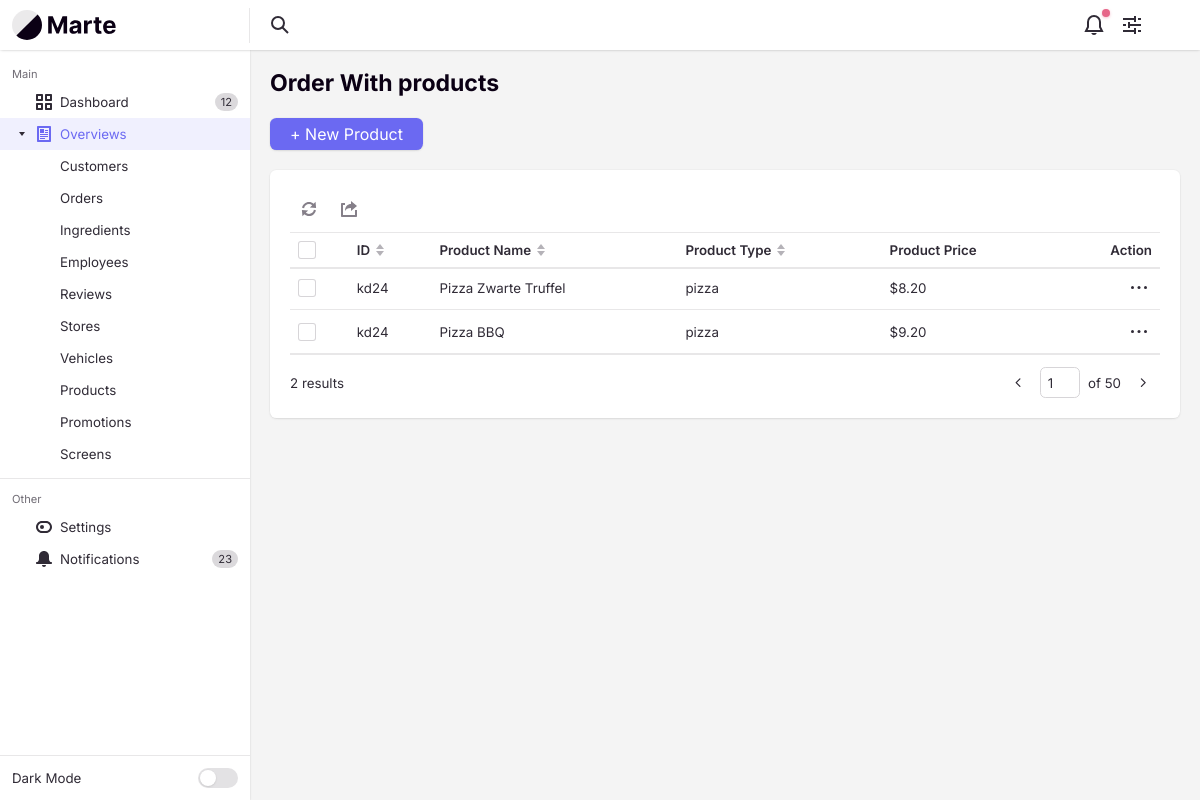
The page /ordercontroller/orderHasProducts/kd24 on the database its author committed.
### tables this page shows
CREATE TABLE `orderhasproducts` (
  `orderId` varchar(4) NOT NULL,
  `productId` varchar(4) NOT NULL,
  `productPrice` decimal(6,2) NOT NULL
);

CREATE TABLE `products` (
  `productId` varchar(4) NOT NULL,
  `productOwner` varchar(4) NOT NULL,
  `productName` varchar(255) NOT NULL,
  `productPrice` decimal(6,2) NOT NULL,
  `productType` enum('pizza','drink','coupon','snack','custompizza') NOT NULL,
  `productPath` varchar(255) NOT NULL,
  `productIsActive` tinyint(1) NOT NULL DEFAULT 1,
  `productCreateDate` int(10) NOT NULL,
  `productDescription` text DEFAULT NULL
);

### app/controllers/OrderController.php (called while the page is built, shortened)
<?php
class OrderController extends Controller
{
    private $orderModel;
    public function __construct()
    {
        $this->orderModel = $this->model('OrderModel');
    }
    public function orderHasProducts($orderId)
    {
        $products = $this->orderModel->getProductByOrder($orderId);
        $countProducts = count($this->orderModel->getProductByOrder($orderId));
        $data = [
            'products' => $products,
            'countProducts' => $countProducts
        ];
        $this->view('backend/order/orderhasproducts', $data);
    }
}

### app/libraries/Core.php (called while the page is built, shortened)
<?php
class Core
{
    protected $currentMethod = 'index';
    public function __construct()
    {
        $url = $this->getUrl();
        $this->currentController = new $this->currentController();
        if (isset($url[1])) {
            if (method_exists($this->currentController, $url[1])) {
                $this->currentMethod = $url[1];
            } else if (!empty($url[1])) {
                require APPROOT . '/views/includes/404.php';
                exit;
            }
        }
        $this->params = $url ? [$url[2]] : [];
        call_user_func_array([$this->currentController, $this->currentMethod], $this->params);
    }
    public function getUrl()
    {
        $incoming = $_SERVER['REQUEST_URI'];
        $incoming = str_replace("/pizzapalacebackend/", "", $incoming);
        if (!empty($incoming) && substr($incoming, -1) !== '/') {
            $incoming .= '/';
        }
        $incoming = trim($incoming, "/");
        $url = filter_var($incoming, FILTER_SANITIZE_URL);
        $url = explode('/', $url);
        $urlController = $url[0];
        $urlAction = "";
        if (array_key_exists(1, $url)) {
            $urlAction = explode('?', $url[1])[0];
        }
        $urlSlug = $url;
        if (array_key_exists(2, $url)) {
            $urlSlug = $url[2];
        }
        $output = [$urlController, $urlAction, $urlSlug];
        return $output;
    }
}

### app/require.php (called while the page is built, shortened)
<?php
  require_once 'libraries/Core.php';
  require_once 'libraries/Controller.php';
  require_once 'libraries/Database.php';
  $init = new Core();

### public/index.php (called while the page is built)
<?php
  require_once '../app/require.php';
?>

### app/libraries/Database.php (called while the page is built, shortened)
<?php
  class Database {
    private $dbHost = DB_HOST;
    private $dbUser = DB_USER;
    private $dbPass = DB_PASS;
    private $dbName = DB_NAME;
    private $statement;
    private $dbHandler;
    public function __construct()
    {
      $conn = 'mysql:host=' . $this->dbHost . ";dbname=" . $this->dbName;
      $options = array(
        PDO::ATTR_PERSISTENT => true,
        PDO::ATTR_ERRMODE => PDO::ERRMODE_EXCEPTION,
        PDO::ATTR_EMULATE_PREPARES => false
      );
      try
      {
        $this->dbHandler = new PDO($conn, $this->dbUser, $this->dbPass, $options);
      }
      catch(PDOException $e) {
        $this->error = $e->getMessage();
        echo $this->error;
      }
    }
    public function query($sql) {
      $this->statement = $this->dbHandler->prepare($sql);
    }
    public function bind($parameter, $value, $type=null) {
      switch (is_null($type)) {
        default:
          $type = PDO::PARAM_STR;
      }
      $this->statement->bindValue($parameter, $value, $type);
    }
    public function execute() {
      return $this->statement->execute();
    }
    public function resultSet() {
      $this->execute();
      return $this->statement->fetchAll(PDO::FETCH_OBJ);
    }
  }
?>

### app/models/OrderModel.php (called while the page is built, shortened)
<?php
class OrderModel
{
    private $db;
    public function __construct()
    {
        $this->db = new Database();
    }
    public function getProductByOrder($orderId)
    {
        $this->db->query("SELECT o.orderId,
                                 p.productId,
                                 p.productName,
                                 p.productType,
                                 ohp.orderId,
                                 ohp.productId,
                                 ohp.productPrice
                                 FROM orderhasproducts as ohp
                                 INNER JOIN orders as o ON ohp.orderId = o.orderId
                                 INNER JOIN products as p ON ohp.productId = p.productId
                                 WHERE ohp.orderId = :orderId");
        $this->db->bind(':orderId', $orderId);
        return $this->db->resultSet();
    }
}

### app/views/backend/order/orderhasproducts.php (the view, shortened to what this page needs)
<?php require APPROOT . '/views/includes/head.php'; ?>
<div class="margin-bottom-md">
    <h1 class="text-lg">Order With products</h1>
</div>
<div class="margin-bottom-md">
    <div class="flex flex-wrap gap-sm items-center justify-between">
        <button class="btn btn--primary" aria-controls="modal-new-customer">+ New Product</button>
    </div>
</div>
<div class="bg radius-md padding-md inner-glow shadow-xs">
    <div class="int-table-actions padding-bottom-xxxs border-bottom border-alpha" data-table-controls="interactive-table-1">
        <menu class="menu-bar js-int-table-actions__no-items-selected js-menu-bar">
            <li class="menu-bar__item " role="menuitem">
            </li>
            <li class="menu-bar__item " role="menuitem">
                <svg class="icon menu-bar__icon" aria-hidden="true" viewBox="0 0 16 16">
                    <g>
                        <path d="M15,16H1c-0.6,0-1-0.4-1-1V3c0-0.6,0.4-1,1-1h3v2H2v10h12V9h2v6C16,15.6,15.6,16,15,16z"></path>
                        <path d="M10,3c-3.2,0-6,2.5-6,7c1.1-1.7,2.4-3,6-3v3l6-5l-6-5V3z"></path>
                    </g>
                </svg>
            </li>
        </menu>
    </div>
    <div id="interactive-table-1" class="int-table text-sm js-int-table">
        <div class="int-table__inner">
            <table class="int-table__table" aria-label="Interactive table example">
                <thead class="int-table__header js-int-table__header">
                    <tr class="int-table__row">
                        <td class="int-table__cell">
                            <div class="custom-checkbox int-table__checkbox">
                                <div class="custom-checkbox__control" aria-hidden="true"></div>
                            </div>
                        </td>
                        <th class="int-table__cell int-table__cell--th int-table__cell--sort js-int-table__cell--sort">
                            <div class="flex items-center">
                                <span>ID</span>
                                <svg class="icon icon--xxs margin-left-xxxs int-table__sort-icon" aria-hidden="true" viewBox="0 0 12 12">
                                    <polygon class="arrow-up" points="6 0 10 5 2 5 6 0" />
                                    <polygon class="arrow-down" points="6 12 2 7 10 7 6 12" />
                                </svg>
                            </div>
                        </th>
                        <th class="int-table__cell int-table__cell--th int-table__cell--sort js-int-table__cell--sort">
                            <div class="flex items-center">
                                <span>Product Name</span>
                                <svg class="icon icon--xxs margin-left-xxxs int-table__sort-icon" aria-hidden="true" viewBox="0 0 12 12">
                                    <polygon class="arrow-up" points="6 0 10 5 2 5 6 0" />
                                    <polygon class="arrow-down" points="6 12 2 7 10 7 6 12" />
                                </svg>
                            </div>
                        </th>
                        <th class="int-table__cell int-table__cell--th int-table__cell--sort js-int-table__cell--sort">
                            <div class="flex items-center">
                                <span>Product Type</span>
                                <svg class="icon icon--xxs margin-left-xxxs int-table__sort-icon" aria-hidden="true" viewBox="0 0 12 12">
                                    <polygon class="arrow-up" points="6 0 10 5 2 5 6 0" />
                                    <polygon class="arrow-down" points="6 12 2 7 10 7 6 12" />
                                </svg>
                            </div>
                        </th>
                        <th class="int-table__cell int-table__cell--th text-left">
                            Product Price
                        </th>
                        <th class="int-table__cell int-table__cell--th text-right">Action</th>
                    </tr>
                </thead>
                <tbody class="int-table__body js-int-table__body">
                    <?php foreach ($data['products'] as $product) : ?>
                        <tr class="int-table__row">
                            <th class="int-table__cell" scope="row">
                                <div class="custom-checkbox int-table__checkbox">
                                    <div class="custom-checkbox__control" aria-hidden="true"></div>
                                </div>
                            </th>
                            <td class="int-table__cell"><?= $product->orderId ?></td>
                            <td class="int-table__cell"><?= $product->productName ?></td>
                            <td class="int-table__cell"><?= $product->productType ?></td>
                            <td class="int-table__cell text-truncate max-width-xxxxs">$<?= $product->productPrice ?></td>
                            <td class="int-table__cell">
                                <button class="reset int-table__menu-btn margin-left-auto js-tab-focus" data-label="Edit row" aria-controls="menu-example">
                                    <svg class="icon" viewBox="0 0 16 16">
                                        <circle cx="8" cy="7.5" r="1.5" />
                                        <circle cx="1.5" cy="7.5" r="1.5" />
                                        <circle cx="14.5" cy="7.5" r="1.5" />
                                    </svg>
                                </button>
                            </td>
                        </tr>
                    <?php endforeach ?>
                </tbody>
            </table>
        </div>
    </div>
    <div class="flex items-center justify-between padding-top-sm">
        <p class="text-sm"><?= $data['countProducts'] ?> results</p>
        <nav class="pagination text-sm" aria-label="Pagination">
            <ul class="pagination__list flex flex-wrap gap-xxxs">
                <li>
                    <a href="#0" class="pagination__item">
                        <svg class="icon" viewBox="0 0 16 16">
                            <title>Go to previous page</title>
                            <g stroke-width="1.5" stroke="currentColor">
                                <polyline fill="none" stroke="currentColor" stroke-linecap="round" stroke-linejoin="round" stroke-miterlimit="10" points="9.5,3.5 5,8 9.5,12.5 "></polyline>
                            </g>
                        </svg>
                    </a>
                </li>
                <li>
                    <span class="pagination__jumper flex items-center">
                        <input aria-label="Page number" class="form-control" type="text" id="pageNumber" name="pageNumber" value="1">
                        <em>of 50</em>
                    </span>
                </li>
                <li>
                    <a href="#0" class="pagination__item">
                        <svg class="icon" viewBox="0 0 16 16">
                            <title>Go to next page</title>
                            <g stroke-width="1.5" stroke="currentColor">
                                <polyline fill="none" stroke="currentColor" stroke-linecap="round" stroke-linejoin="round" stroke-miterlimit="10" points="6.5,3.5 11,8 6.5,12.5 "></polyline>
                            </g>
                        </svg>
                    </a>
                </li>
            </ul>
        </nav>
    </div>
</div>
<?php require APPROOT . '/views/includes/footer.php'; ?>

### rows shown on the page
orderhasproducts: orderId "kd24", productId.productName "Pizza Zwarte Truffel", productId.productType "pizza", productPrice "8.20"
orderhasproducts: orderId "kd24", productId.productName "Pizza BBQ", productId.productType "pizza", productPrice "9.20"

### other values the page prints
$data['countProducts'] "2"
